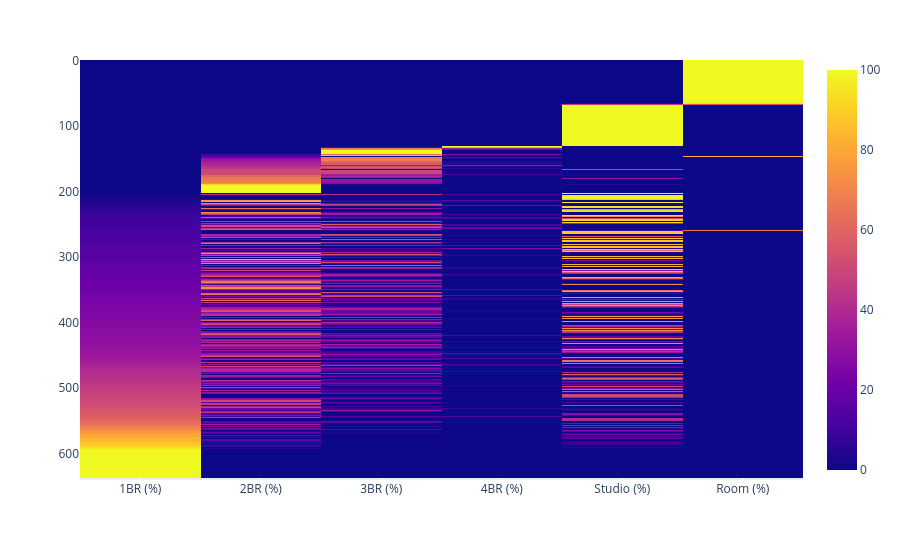

The notebook cell this image was saved under:
### Code cell
rooms = [i + ' (%)' for i in room_types]
px.imshow(data[rooms].sort_values(rooms).reset_index(drop=True))

### Figure 1 — Plotly figure (JSON) as saved in the notebook; plotly's stock layout.template omitted (floating-point values rounded to 4 significant figures; data arrays with more than 128 entries replaced by an {"elided": "..."} marker saying what was removed)
{"data": [{"coloraxis": "coloraxis", "hovertemplate": "x: %{x}<br>y: %{y}<br>color: %{z}<extra></extra>", "name": "0", "type": "heatmap", "x": ["1BR (%)", "2BR (%)", "3BR (%)", "4BR (%)", "Studio (%)", "Room (%)"], "xaxis": "x", "y": {"elided": "641 int values"}, "yaxis": "y", "z": {"elided": "641x6 float values"}}], "layout": {"coloraxis": {"colorscale": [[0, "#0d0887"], [0.1111, "#46039f"], [0.2222, "#7201a8"], [0.3333, "#9c179e"], [0.4444, "#bd3786"], [0.5556, "#d8576b"], [0.6667, "#ed7953"], [0.7778, "#fb9f3a"], [0.8889, "#fdca26"], [1, "#f0f921"]]}, "margin": {"t": 60}, "xaxis": {"anchor": "y", "constrain": "domain", "domain": [0, 1], "scaleanchor": "y"}, "yaxis": {"anchor": "x", "autorange": "reversed", "constrain": "domain", "domain": [0, 1]}}}
